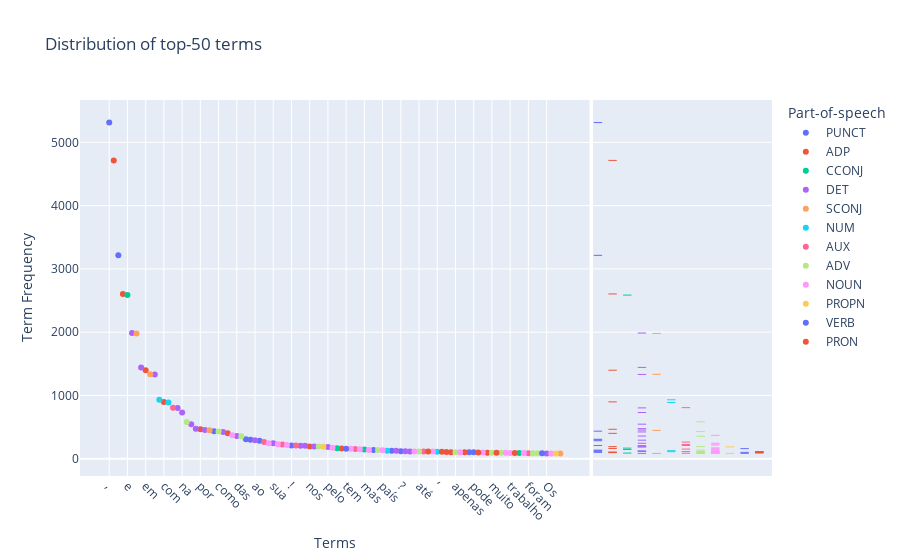

Notebook source saved alongside this figure:
### Code cell
plot_wordcloud(data['Title_and_Content'])
plot_term_scatter(data, 'Title_and_Content')

### Figure 1 — Plotly figure (JSON) as saved in the notebook; plotly's stock layout.template omitted (floating-point values rounded to 4 significant figures)
{"data": [{"hovertemplate": "Part-of-speech=PUNCT<br>Terms=%{x}<br>Term Frequency=%{y}<extra></extra>", "legendgroup": "PUNCT", "marker": {"color": "#636efa", "symbol": "circle"}, "mode": "markers", "name": "PUNCT", "orientation": "v", "showlegend": true, "type": "scatter", "x": [",", ".", "-", "“", "(", ":", "!", ")", "”,", "?", "),"], "xaxis": "x", "y": [5313, 3214, 435, 307, 298, 284, 209, 136, 125, 116, 100], "yaxis": "y"}, {"alignmentgroup": "True", "boxpoints": "all", "fillcolor": "rgba(255,255,255,0)", "hoveron": "points", "hovertemplate": "Part-of-speech=PUNCT<br>Term Frequency=%{y}<extra></extra>", "jitter": 0, "legendgroup": "PUNCT", "line": {"color": "rgba(255,255,255,0)"}, "marker": {"color": "#636efa", "symbol": "line-ew-open"}, "name": "PUNCT", "offsetgroup": "PUNCT", "showlegend": false, "type": "box", "xaxis": "x2", "y": [5313, 3214, 435, 307, 298, 284, 209, 136, 125, 116, 100], "yaxis": "y2"}, {"hovertemplate": "Part-of-speech=ADP<br>Terms=%{x}<br>Term Frequency=%{y}<extra></extra>", "legendgroup": "ADP", "marker": {"color": "#EF553B", "symbol": "circle"}, "mode": "markers", "name": "ADP", "orientation": "v", "showlegend": true, "type": "scatter", "x": ["de", "a", "em", "com", "por", "dos", "nos", "sobre", "entre", "sem", "Em"], "xaxis": "x", "y": [4715, 2604, 1399, 898, 465, 401, 191, 162, 103, 102, 96], "yaxis": "y"}, {"alignmentgroup": "True", "boxpoints": "all", "fillcolor": "rgba(255,255,255,0)", "hoveron": "points", "hovertemplate": "Part-of-speech=ADP<br>Term Frequency=%{y}<extra></extra>", "jitter": 0, "legendgroup": "ADP", "line": {"color": "rgba(255,255,255,0)"}, "marker": {"color": "#EF553B", "symbol": "line-ew-open"}, "name": "ADP", "offsetgroup": "ADP", "showlegend": false, "type": "box", "xaxis": "x2", "y": [4715, 2604, 1399, 898, 465, 401, 191, 162, 103, 102, 96], "yaxis": "y2"}, {"hovertemplate": "Part-of-speech=CCONJ<br>Terms=%{x}<br>Term Frequency=%{y}<extra></extra>", "legendgroup": "CCONJ", "marker": {"color": "#00cc96", "symbol": "circle"}, "mode": "markers", "name": "CCONJ", "orientation": "v", "showlegend": true, "type": "scatter", "x": ["e", "ou", "mas", "E"], "xaxis": "x", "y": [2586, 167, 145, 89], "yaxis": "y"}, {"alignmentgroup": "True", "boxpoints": "all", "fillcolor": "rgba(255,255,255,0)", "hoveron": "points", "hovertemplate": "Part-of-speech=CCONJ<br>Term Frequency=%{y}<extra></extra>", "jitter": 0, "legendgroup": "CCONJ", "line": {"color": "rgba(255,255,255,0)"}, "marker": {"color": "#00cc96", "symbol": "line-ew-open"}, "name": "CCONJ", "offsetgroup": "CCONJ", "showlegend": false, "type": "box", "xaxis": "x2", "y": [2586, 167, 145, 89], "yaxis": "y2"}, {"hovertemplate": "Part-of-speech=DET<br>Terms=%{x}<br>Term Frequency=%{y}<extra></extra>", "legendgroup": "DET", "marker": {"color": "#ab63fa", "symbol": "circle"}, "mode": "markers", "name": "DET", "orientation": "v", "showlegend": true, "type": "scatter", "x": ["o", "do", "da", "no", "na", "os", "A", "as", "O", "das", "ao", "sua", "à", "pela", "seu", "pelo", "seus", "nas", "suas", "Os"], "xaxis": "x", "y": [1986, 1443, 1332, 803, 730, 546, 475, 453, 423, 358, 293, 244, 203, 203, 191, 185, 124, 116, 115, 84], "yaxis": "y"}, {"alignmentgroup": "True", "boxpoints": "all", "fillcolor": "rgba(255,255,255,0)", "hoveron": "points", "hovertemplate": "Part-of-speech=DET<br>Term Frequency=%{y}<extra></extra>", "jitter": 0, "legendgroup": "DET", "line": {"color": "rgba(255,255,255,0)"}, "marker": {"color": "#ab63fa", "symbol": "line-ew-open"}, "name": "DET", "offsetgroup": "DET", "showlegend": false, "type": "box", "xaxis": "x2", "y": [1986, 1443, 1332, 803, 730, 546, 475, 453, 423, 358, 293, 244, 203, 203, 191, 185, 124, 116, 115, 84], "yaxis": "y2"}, {"hovertemplate": "Part-of-speech=SCONJ<br>Terms=%{x}<br>Term Frequency=%{y}<extra></extra>", "legendgroup": "SCONJ", "marker": {"color": "#FFA15A", "symbol": "circle"}, "mode": "markers", "name": "SCONJ", "orientation": "v", "showlegend": true, "type": "scatter", "x": ["que", "para", "se", "Para"], "xaxis": "x", "y": [1980, 1334, 448, 83], "yaxis": "y"}, {"alignmentgroup": "True", "boxpoints": "all", "fillcolor": "rgba(255,255,255,0)", "hoveron": "points", "hovertemplate": "Part-of-speech=SCONJ<br>Term Frequency=%{y}<extra></extra>", "jitter": 0, "legendgroup": "SCONJ", "line": {"color": "rgba(255,255,255,0)"}, "marker": {"color": "#FFA15A", "symbol": "line-ew-open"}, "name": "SCONJ", "offsetgroup": "SCONJ", "showlegend": false, "type": "box", "xaxis": "x2", "y": [1980, 1334, 448, 83], "yaxis": "y2"}, {"hovertemplate": "Part-of-speech=NUM<br>Terms=%{x}<br>Term Frequency=%{y}<extra></extra>", "legendgroup": "NUM", "marker": {"color": "#19d3f3", "symbol": "circle"}, "mode": "markers", "name": "NUM", "orientation": "v", "showlegend": true, "type": "scatter", "x": ["um", "uma", "mil", "‘"], "xaxis": "x", "y": [931, 888, 127, 111], "yaxis": "y"}, {"alignmentgroup": "True", "boxpoints": "all", "fillcolor": "rgba(255,255,255,0)", "hoveron": "points", "hovertemplate": "Part-of-speech=NUM<br>Term Frequency=%{y}<extra></extra>", "jitter": 0, "legendgroup": "NUM", "line": {"color": "rgba(255,255,255,0)"}, "marker": {"color": "#19d3f3", "symbol": "line-ew-open"}, "name": "NUM", "offsetgroup": "NUM", "showlegend": false, "type": "box", "xaxis": "x2", "y": [931, 888, 127, 111], "yaxis": "y2"}, {"hovertemplate": "Part-of-speech=AUX<br>Terms=%{x}<br>Term Frequency=%{y}<extra></extra>", "legendgroup": "AUX", "marker": {"color": "#FF6692", "symbol": "circle"}, "mode": "markers", "name": "AUX", "orientation": "v", "showlegend": true, "type": "scatter", "x": ["é", "foi", "ser", "são", "está", "São", "foram"], "xaxis": "x", "y": [807, 262, 224, 209, 152, 113, 86], "yaxis": "y"}, {"alignmentgroup": "True", "boxpoints": "all", "fillcolor": "rgba(255,255,255,0)", "hoveron": "points", "hovertemplate": "Part-of-speech=AUX<br>Term Frequency=%{y}<extra></extra>", "jitter": 0, "legendgroup": "AUX", "line": {"color": "rgba(255,255,255,0)"}, "marker": {"color": "#FF6692", "symbol": "line-ew-open"}, "name": "AUX", "offsetgroup": "AUX", "showlegend": false, "type": "box", "xaxis": "x2", "y": [807, 262, 224, 209, 152, 113, 86], "yaxis": "y2"}, {"hovertemplate": "Part-of-speech=ADV<br>Terms=%{x}<br>Term Frequency=%{y}<extra></extra>", "legendgroup": "ADV", "marker": {"color": "#B6E880", "symbol": "circle"}, "mode": "markers", "name": "ADV", "orientation": "v", "showlegend": true, "type": "scatter", "x": ["mais", "como", "não", "já", "também", "até", "apenas", "muito", "ainda", "’", "quando"], "xaxis": "x", "y": [582, 428, 355, 191, 136, 114, 103, 96, 94, 86, 85], "yaxis": "y"}, {"alignmentgroup": "True", "boxpoints": "all", "fillcolor": "rgba(255,255,255,0)", "hoveron": "points", "hovertemplate": "Part-of-speech=ADV<br>Term Frequency=%{y}<extra></extra>", "jitter": 0, "legendgroup": "ADV", "line": {"color": "rgba(255,255,255,0)"}, "marker": {"color": "#B6E880", "symbol": "line-ew-open"}, "name": "ADV", "offsetgroup": "ADV", "showlegend": false, "type": "box", "xaxis": "x2", "y": [582, 428, 355, 191, 136, 114, 103, 96, 94, 86, 85], "yaxis": "y2"}, {"hovertemplate": "Part-of-speech=NOUN<br>Terms=%{x}<br>Term Frequency=%{y}<extra></extra>", "legendgroup": "NOUN", "marker": {"color": "#FF97FF", "symbol": "circle"}, "mode": "markers", "name": "NOUN", "orientation": "v", "showlegend": true, "type": "scatter", "x": ["anos", "pessoas", "–", "mundo", "mulheres", "projeto", "vida", "crianças", "país", "ano", "dia", "história", "água", "cidade", "trabalho", "animais", "lixo"], "xaxis": "x", "y": [369, 246, 230, 216, 172, 157, 151, 137, 132, 115, 112, 103, 97, 93, 90, 89, 84], "yaxis": "y"}, {"alignmentgroup": "True", "boxpoints": "all", "fillcolor": "rgba(255,255,255,0)", "hoveron": "points", "hovertemplate": "Part-of-speech=NOUN<br>Term Frequency=%{y}<extra></extra>", "jitter": 0, "legendgroup": "NOUN", "line": {"color": "rgba(255,255,255,0)"}, "marker": {"color": "#FF97FF", "symbol": "line-ew-open"}, "name": "NOUN", "offsetgroup": "NOUN", "showlegend": false, "type": "box", "xaxis": "x2", "y": [369, 246, 230, 216, 172, 157, 151, 137, 132, 115, 112, 103, 97, 93, 90, 89, 84], "yaxis": "y2"}, {"hovertemplate": "Part-of-speech=PROPN<br>Terms=%{x}<br>Term Frequency=%{y}<extra></extra>", "legendgroup": "PROPN", "marker": {"color": "#FECB52", "symbol": "circle"}, "mode": "markers", "name": "PROPN", "orientation": "v", "showlegend": true, "type": "scatter", "x": ["Brasil", "Rio"], "xaxis": "x", "y": [187, 84], "yaxis": "y"}, {"alignmentgroup": "True", "boxpoints": "all", "fillcolor": "rgba(255,255,255,0)", "hoveron": "points", "hovertemplate": "Part-of-speech=PROPN<br>Term Frequency=%{y}<extra></extra>", "jitter": 0, "legendgroup": "PROPN", "line": {"color": "rgba(255,255,255,0)"}, "marker": {"color": "#FECB52", "symbol": "line-ew-open"}, "name": "PROPN", "offsetgroup": "PROPN", "showlegend": false, "type": "box", "xaxis": "x2", "y": [187, 84], "yaxis": "y2"}, {"hovertemplate": "Part-of-speech=VERB<br>Terms=%{x}<br>Term Frequency=%{y}<extra></extra>", "legendgroup": "VERB", "marker": {"color": "#636efa", "symbol": "circle"}, "mode": "markers", "name": "VERB", "orientation": "v", "showlegend": true, "type": "scatter", "x": ["tem", "pode", "ajudar"], "xaxis": "x", "y": [159, 100, 85], "yaxis": "y"}, {"alignmentgroup": "True", "boxpoints": "all", "fillcolor": "rgba(255,255,255,0)", "hoveron": "points", "hovertemplate": "Part-of-speech=VERB<br>Term Frequency=%{y}<extra></extra>", "jitter": 0, "legendgroup": "VERB", "line": {"color": "rgba(255,255,255,0)"}, "marker": {"color": "#636efa", "symbol": "line-ew-open"}, "name": "VERB", "offsetgroup": "VERB", "showlegend": false, "type": "box", "xaxis": "x2", "y": [159, 100, 85], "yaxis": "y2"}, {"hovertemplate": "Part-of-speech=PRON<br>Terms=%{x}<br>Term Frequency=%{y}<extra></extra>", "legendgroup": "PRON", "marker": {"color": "#EF553B", "symbol": "circle"}, "mode": "markers", "name": "PRON", "orientation": "v", "showlegend": true, "type": "scatter", "x": ["ele", "ela", "você", "isso", "onde", "todos"], "xaxis": "x", "y": [113, 108, 105, 98, 96, 90], "yaxis": "y"}, {"alignmentgroup": "True", "boxpoints": "all", "fillcolor": "rgba(255,255,255,0)", "hoveron": "points", "hovertemplate": "Part-of-speech=PRON<br>Term Frequency=%{y}<extra></extra>", "jitter": 0, "legendgroup": "PRON", "line": {"color": "rgba(255,255,255,0)"}, "marker": {"color": "#EF553B", "symbol": "line-ew-open"}, "name": "PRON", "offsetgroup": "PRON", "showlegend": false, "type": "box", "xaxis": "x2", "y": [113, 108, 105, 98, 96, 90], "yaxis": "y2"}], "layout": {"legend": {"title": {"text": "Part-of-speech"}, "tracegroupgap": 0}, "title": {"text": "Distribution of top-50 terms"}, "xaxis": {"anchor": "y", "categoryorder": "total descending", "domain": [0, 0.7363], "tickangle": 45, "title": {"text": "Terms"}}, "xaxis2": {"anchor": "y2", "domain": [0.7413, 1], "matches": "x2", "showgrid": false, "showline": false, "showticklabels": false, "ticks": ""}, "yaxis": {"anchor": "x", "domain": [0, 1], "title": {"text": "Term Frequency"}}, "yaxis2": {"anchor": "x2", "domain": [0, 1], "matches": "y", "showgrid": true, "showticklabels": false}}}
